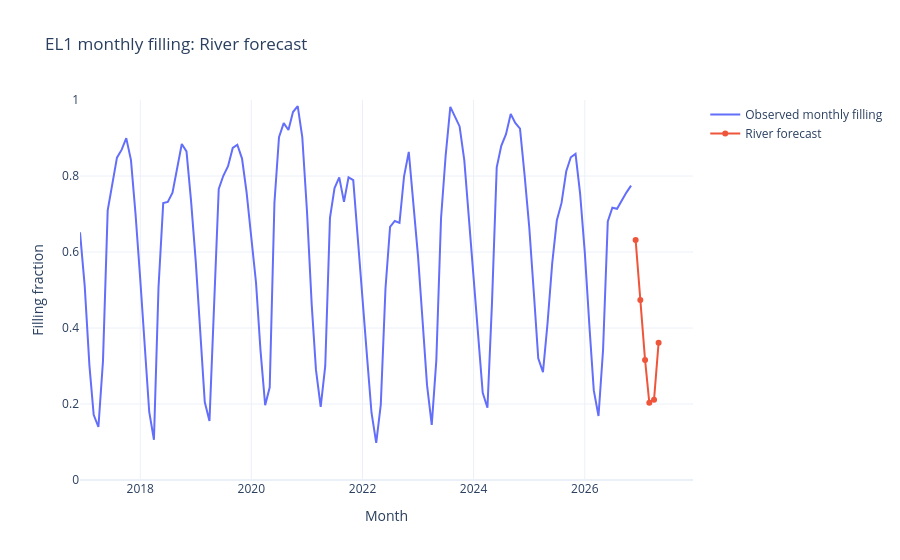

The cell this chart's notebook holds for it:
### Code cell
# Train the default model using the best setting from the test grid.
default_result = forecast_reservoir_filling(
    filling,
    history_months=120,
    horizon=6,
    lags=12,
    learning_rate=0.01,
)
forecast_figure = go.Figure()
forecast_figure.add_trace(go.Scatter(
    x=default_result.history.index,
    y=default_result.history,
    name="Observed monthly filling",
    mode="lines",
))
forecast_figure.add_trace(go.Scatter(
    x=default_result.forecast.index,
    y=default_result.forecast,
    name="River forecast",
    mode="lines+markers",
))
forecast_figure.update_layout(
    title="EL1 monthly filling: River forecast",
    xaxis_title="Month",
    yaxis_title="Filling fraction",
    yaxis={"range": [0, 1]},
    template="plotly_white",
)
display(forecast_figure)
print({
    "walk_forward_MAE": round(default_result.mae, 4),
    "persistence_MAE": round(default_result.persistence_mae, 4),
    "forecast": default_result.forecast.round(3).to_dict(),
})
